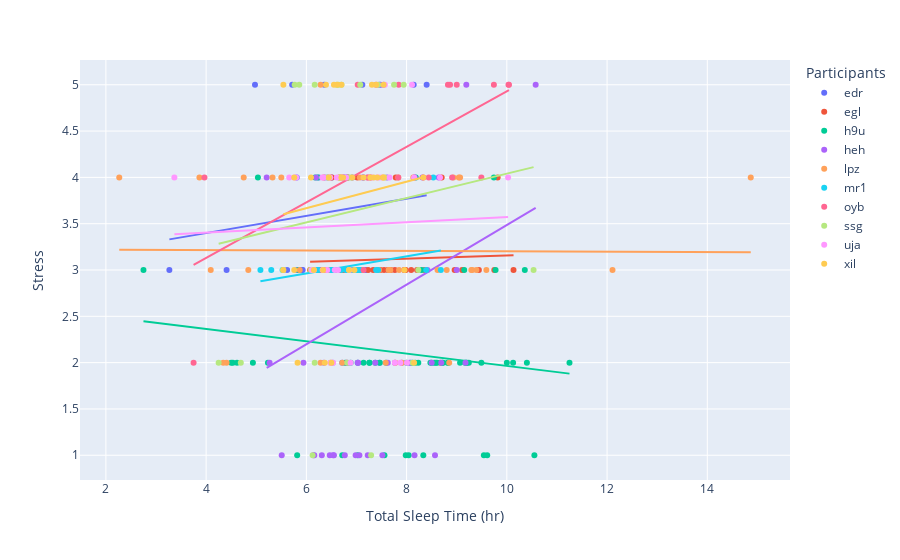

Notebook source saved alongside this figure:
### Code cell
# plot Stress agaisnt TST for each participant
fig = px.scatter(slpsteps, x="TST", y="stress", color="pid", trendline="ols", #points="all",
                labels={
                    "stress": "Stress",
                    "TST": "Total Sleep Time (hr)",
                    "pid": "Participants"
                })
fig.show()

### Figure 1 — Plotly figure (JSON) as saved in the notebook; plotly's stock layout.template omitted (floating-point values rounded to 4 significant figures)
{"data": [{"hovertemplate": "Participants=edr<br>Total Sleep Time (hr)=%{x}<br>Stress=%{y}<extra></extra>", "legendgroup": "edr", "marker": {"color": "#636efa", "symbol": "circle"}, "mode": "markers", "name": "edr", "orientation": "v", "showlegend": true, "type": "scatter", "x": [7.633, 7.475, 6.917, 6.25, 6.683, 7.458, 8.4, 4.975, 6.492, 5.617, 6.717, 8.142, 6.508, 5.808, 5.925, 6.542, 5.717, 5.817, 3.267, 7.117, 6.358, 6.817, 7.142, 5.917, 7.183, 4.408, 8.083], "xaxis": "x", "y": [3, 5, 4, 4, 3, 2, 5, 5, 3, 3, 2, 5, 4, 4, 3, 3, 5, 3, 3, 5, 5, 4, 4, 3, 3, 3, 2], "yaxis": "y"}, {"hovertemplate": "<b>OLS trendline</b><br>stress = 0.0926438 * TST + 3.0279<br>R<sup>2</sup>=0.011041<br><br>Participants=edr<br>Total Sleep Time (hr)=%{x}<br>Stress=%{y} <b>(trend)</b><extra></extra>", "legendgroup": "edr", "marker": {"color": "#636efa", "symbol": "circle"}, "mode": "lines", "name": "edr", "showlegend": false, "type": "scatter", "x": [3.267, 4.408, 4.975, 5.617, 5.717, 5.808, 5.817, 5.917, 5.925, 6.25, 6.358, 6.492, 6.508, 6.542, 6.683, 6.717, 6.817, 6.917, 7.117, 7.142, 7.183, 7.458, 7.475, 7.633, 8.083, 8.142, 8.4], "xaxis": "x", "y": [3.331, 3.436, 3.489, 3.548, 3.558, 3.566, 3.567, 3.576, 3.577, 3.607, 3.617, 3.629, 3.631, 3.634, 3.647, 3.65, 3.659, 3.669, 3.687, 3.69, 3.693, 3.719, 3.72, 3.735, 3.777, 3.782, 3.806], "yaxis": "y"}, {"hovertemplate": "Participants=egl<br>Total Sleep Time (hr)=%{x}<br>Stress=%{y}<extra></extra>", "legendgroup": "egl", "marker": {"color": "#EF553B", "symbol": "circle"}, "mode": "markers", "name": "egl", "orientation": "v", "showlegend": true, "type": "scatter", "x": [7.333, 6.567, 9.817, 6.833, 9.108, 7.783, 8.092, 7.45, 6.8, 7.958, 7.092, 10.13, 7.55, 7.475, 7.958, 6.35, 6.45, 6.717, 6.542, 6.692, 7.767, 6.708, 7.1, 8.358, 6.508, 7.683, 7.983, 8.958, 7.283, 8.208, 6.775, 6.258, 6.833, 9.442, 6.075, 9.75, 7.017, 6.3, 6.933, 7.633, 8.7, 6.508, 8.675, 7.233], "xaxis": "x", "y": [3, 3, 4, 4, 3, 4, 3, 3, 2, 3, 3, 3, 3, 3, 3, 3, 3, 3, 3, 3, 3, 3, 3, 3, 3, 3, 3, 3, 4, 3, 3, 3, 3, 3, 3, 3, 4, 3, 3, 3, 4, 4, 2, 3], "yaxis": "y"}, {"hovertemplate": "<b>OLS trendline</b><br>stress = 0.0171683 * TST + 2.98433<br>R<sup>2</sup>=0.001646<br><br>Participants=egl<br>Total Sleep Time (hr)=%{x}<br>Stress=%{y} <b>(trend)</b><extra></extra>", "legendgroup": "egl", "marker": {"color": "#EF553B", "symbol": "circle"}, "mode": "lines", "name": "egl", "showlegend": false, "type": "scatter", "x": [6.075, 6.258, 6.3, 6.35, 6.45, 6.508, 6.508, 6.542, 6.567, 6.692, 6.708, 6.717, 6.775, 6.8, 6.833, 6.833, 6.933, 7.017, 7.092, 7.1, 7.233, 7.283, 7.333, 7.45, 7.475, 7.55, 7.633, 7.683, 7.767, 7.783, 7.958, 7.958, 7.983, 8.092, 8.208, 8.358, 8.675, 8.7, 8.958, 9.108, 9.442, 9.75, 9.817, 10.13], "xaxis": "x", "y": [3.089, 3.092, 3.092, 3.093, 3.095, 3.096, 3.096, 3.097, 3.097, 3.099, 3.1, 3.1, 3.101, 3.101, 3.102, 3.102, 3.103, 3.105, 3.106, 3.106, 3.109, 3.109, 3.11, 3.112, 3.113, 3.114, 3.115, 3.116, 3.118, 3.118, 3.121, 3.121, 3.121, 3.123, 3.125, 3.128, 3.133, 3.134, 3.138, 3.141, 3.146, 3.152, 3.153, 3.158], "yaxis": "y"}, {"hovertemplate": "Participants=h9u<br>Total Sleep Time (hr)=%{x}<br>Stress=%{y}<extra></extra>", "legendgroup": "h9u", "marker": {"color": "#00cc96", "symbol": "circle"}, "mode": "markers", "name": "h9u", "orientation": "v", "showlegend": true, "type": "scatter", "x": [10.55, 9.608, 5.817, 6.717, 8.333, 9.542, 11.25, 7.983, 9.2, 6.775, 8.042, 4.533, 9.167, 8.3, 6.225, 5.033, 10.12, 8.183, 9.742, 10.36, 2.75, 4.933, 5.85, 7.467, 10, 7.592, 7.558, 9.192, 9.492, 8.583, 8, 10.4, 9.242, 7.025, 8.175, 8.817, 9.067, 8.475, 8.725, 7.142, 7.025, 8.717, 8.608, 9.15, 9.775, 8.117, 4.5, 8.233, 8.55, 7.375, 6.175, 5.233, 8.5, 7.258, 4.617, 7.258, 8.833, 6.883], "xaxis": "x", "y": [1, 1, 1, 1, 1, 1, 2, 1, 2, 2, 1, 2, 2, 3, 4, 4, 2, 4, 4, 3, 3, 2, 3, 2, 2, 2, 1, 2, 2, 2, 2, 2, 2, 2, 2, 2, 2, 2, 2, 2, 1, 2, 2, 3, 3, 2, 2, 2, 2, 2, 4, 2, 2, 2, 2, 2, 2, 2], "yaxis": "y"}, {"hovertemplate": "<b>OLS trendline</b><br>stress = -0.0665109 * TST + 2.62954<br>R<sup>2</sup>=0.022060<br><br>Participants=h9u<br>Total Sleep Time (hr)=%{x}<br>Stress=%{y} <b>(trend)</b><extra></extra>", "legendgroup": "h9u", "marker": {"color": "#00cc96", "symbol": "circle"}, "mode": "lines", "name": "h9u", "showlegend": false, "type": "scatter", "x": [2.75, 4.5, 4.533, 4.617, 4.933, 5.033, 5.233, 5.817, 5.85, 6.175, 6.225, 6.717, 6.775, 6.883, 7.025, 7.025, 7.142, 7.258, 7.258, 7.375, 7.467, 7.558, 7.592, 7.983, 8, 8.042, 8.117, 8.175, 8.183, 8.233, 8.3, 8.333, 8.475, 8.5, 8.55, 8.583, 8.608, 8.717, 8.725, 8.817, 8.833, 9.067, 9.15, 9.167, 9.192, 9.2, 9.242, 9.492, 9.542, 9.608, 9.742, 9.775, 10, 10.12, 10.36, 10.4, 10.55, 11.25], "xaxis": "x", "y": [2.447, 2.33, 2.328, 2.322, 2.301, 2.295, 2.281, 2.243, 2.24, 2.219, 2.216, 2.183, 2.179, 2.172, 2.162, 2.162, 2.155, 2.147, 2.147, 2.139, 2.133, 2.127, 2.125, 2.099, 2.097, 2.095, 2.09, 2.086, 2.085, 2.082, 2.078, 2.075, 2.066, 2.064, 2.061, 2.059, 2.057, 2.05, 2.049, 2.043, 2.042, 2.027, 2.021, 2.02, 2.018, 2.018, 2.015, 1.998, 1.995, 1.99, 1.982, 1.979, 1.964, 1.956, 1.941, 1.938, 1.928, 1.881], "yaxis": "y"}, {"hovertemplate": "Participants=heh<br>Total Sleep Time (hr)=%{x}<br>Stress=%{y}<extra></extra>", "legendgroup": "heh", "marker": {"color": "#ab63fa", "symbol": "circle"}, "mode": "markers", "name": "heh", "orientation": "v", "showlegend": true, "type": "scatter", "x": [6.525, 8.417, 7.625, 6.767, 7.058, 8.158, 6.55, 9.175, 6.158, 5.267, 8.5, 6.792, 7.9, 6.192, 6.742, 7.767, 7.375, 6.533, 8.567, 7.225, 6.308, 7.458, 6.425, 10.57, 7.017, 7.025, 6.983, 7.033, 7.517, 7.608, 6.817, 7.542, 6.875, 6.467, 6.75, 6.717, 8.317, 8.058, 6.983, 6.517, 9, 6.35, 7.125, 8.642, 9.192, 8.692, 6.367, 5.942, 5.208, 6.142, 8.158, 5.508, 8.158], "xaxis": "x", "y": [2, 3, 2, 1, 1, 4, 1, 2, 1, 2, 2, 4, 2, 4, 4, 2, 2, 1, 1, 1, 1, 5, 4, 5, 3, 2, 3, 2, 1, 4, 2, 5, 3, 1, 4, 4, 4, 2, 1, 3, 3, 2, 4, 4, 5, 2, 4, 2, 4, 1, 1, 1, 4], "yaxis": "y"}, {"hovertemplate": "<b>OLS trendline</b><br>stress = 0.321775 * TST + 0.267765<br>R<sup>2</sup>=0.066851<br><br>Participants=heh<br>Total Sleep Time (hr)=%{x}<br>Stress=%{y} <b>(trend)</b><extra></extra>", "legendgroup": "heh", "marker": {"color": "#ab63fa", "symbol": "circle"}, "mode": "lines", "name": "heh", "showlegend": false, "type": "scatter", "x": [5.208, 5.267, 5.508, 5.942, 6.142, 6.158, 6.192, 6.308, 6.35, 6.367, 6.425, 6.467, 6.517, 6.525, 6.533, 6.55, 6.717, 6.742, 6.75, 6.767, 6.792, 6.817, 6.875, 6.983, 6.983, 7.017, 7.025, 7.033, 7.058, 7.125, 7.225, 7.375, 7.458, 7.517, 7.542, 7.608, 7.625, 7.767, 7.9, 8.058, 8.158, 8.158, 8.158, 8.317, 8.417, 8.5, 8.567, 8.642, 8.692, 9, 9.175, 9.192, 10.57], "xaxis": "x", "y": [1.944, 1.962, 2.04, 2.18, 2.244, 2.249, 2.26, 2.298, 2.311, 2.316, 2.335, 2.349, 2.365, 2.367, 2.37, 2.375, 2.429, 2.437, 2.44, 2.445, 2.453, 2.461, 2.48, 2.515, 2.515, 2.526, 2.528, 2.531, 2.539, 2.56, 2.593, 2.641, 2.668, 2.686, 2.694, 2.716, 2.721, 2.767, 2.81, 2.861, 2.893, 2.893, 2.893, 2.944, 2.976, 3.003, 3.024, 3.048, 3.065, 3.164, 3.22, 3.225, 3.671], "yaxis": "y"}, {"hovertemplate": "Participants=lpz<br>Total Sleep Time (hr)=%{x}<br>Stress=%{y}<extra></extra>", "legendgroup": "lpz", "marker": {"color": "#FFA15A", "symbol": "circle"}, "mode": "markers", "name": "lpz", "orientation": "v", "showlegend": true, "type": "scatter", "x": [9.042, 9.592, 4.842, 6.692, 7.642, 8.933, 8.8, 7.833, 9.308, 5.325, 6.475, 6.65, 6.092, 5.867, 7.675, 8.133, 6.967, 7.1, 6.467, 8.85, 14.87, 6.283, 6.342, 9.292, 4.75, 9.392, 4.408, 6.483, 6.667, 5.5, 6.392, 12.11, 7.908, 9.067, 2.267, 7.067, 7.45, 6.283, 4.342, 7.85, 6.717, 7.017, 8.617, 3.867, 7.583, 7.775, 7.65, 4.092], "xaxis": "x", "y": [4, 3, 3, 4, 3, 4, 3, 4, 3, 4, 4, 4, 3, 3, 3, 4, 3, 3, 3, 2, 4, 5, 4, 3, 4, 3, 2, 2, 4, 4, 3, 3, 2, 4, 4, 4, 3, 2, 2, 3, 2, 3, 3, 4, 2, 2, 3, 3], "yaxis": "y"}, {"hovertemplate": "<b>OLS trendline</b><br>stress = -0.00217277 * TST + 3.22401<br>R<sup>2</sup>=0.000036<br><br>Participants=lpz<br>Total Sleep Time (hr)=%{x}<br>Stress=%{y} <b>(trend)</b><extra></extra>", "legendgroup": "lpz", "marker": {"color": "#FFA15A", "symbol": "circle"}, "mode": "lines", "name": "lpz", "showlegend": false, "type": "scatter", "x": [2.267, 3.867, 4.092, 4.342, 4.408, 4.75, 4.842, 5.325, 5.5, 5.867, 6.092, 6.283, 6.283, 6.342, 6.392, 6.467, 6.475, 6.483, 6.65, 6.667, 6.692, 6.717, 6.967, 7.017, 7.067, 7.1, 7.45, 7.583, 7.642, 7.65, 7.675, 7.775, 7.833, 7.85, 7.908, 8.133, 8.617, 8.8, 8.85, 8.933, 9.042, 9.067, 9.292, 9.308, 9.392, 9.592, 12.11, 14.87], "xaxis": "x", "y": [3.219, 3.216, 3.215, 3.215, 3.214, 3.214, 3.213, 3.212, 3.212, 3.211, 3.211, 3.21, 3.21, 3.21, 3.21, 3.21, 3.21, 3.21, 3.21, 3.21, 3.209, 3.209, 3.209, 3.209, 3.209, 3.209, 3.208, 3.208, 3.207, 3.207, 3.207, 3.207, 3.207, 3.207, 3.207, 3.206, 3.205, 3.205, 3.205, 3.205, 3.204, 3.204, 3.204, 3.204, 3.204, 3.203, 3.198, 3.192], "yaxis": "y"}, {"hovertemplate": "Participants=mr1<br>Total Sleep Time (hr)=%{x}<br>Stress=%{y}<extra></extra>", "legendgroup": "mr1", "marker": {"color": "#19d3f3", "symbol": "circle"}, "mode": "markers", "name": "mr1", "orientation": "v", "showlegend": true, "type": "scatter", "x": [7.392, 8.533, 7.05, 6.5, 5.3, 6.117, 7.058, 6.7, 7.067, 6.242, 5.083, 5.525, 7.433, 6.5, 6.992, 7.042, 6.225, 6.558, 6.808, 6.533, 6.833, 6.167, 7.008, 6.933, 6.792, 8.683, 8.392, 6.842], "xaxis": "x", "y": [3, 4, 3, 3, 3, 3, 3, 3, 3, 3, 3, 3, 3, 3, 3, 3, 3, 3, 3, 3, 3, 3, 3, 3, 3, 3, 3, 3], "yaxis": "y"}, {"hovertemplate": "<b>OLS trendline</b><br>stress = 0.0921383 * TST + 2.40948<br>R<sup>2</sup>=0.165934<br><br>Participants=mr1<br>Total Sleep Time (hr)=%{x}<br>Stress=%{y} <b>(trend)</b><extra></extra>", "legendgroup": "mr1", "marker": {"color": "#19d3f3", "symbol": "circle"}, "mode": "lines", "name": "mr1", "showlegend": false, "type": "scatter", "x": [5.083, 5.3, 5.525, 6.117, 6.167, 6.225, 6.242, 6.5, 6.5, 6.533, 6.558, 6.7, 6.792, 6.808, 6.833, 6.842, 6.933, 6.992, 7.008, 7.042, 7.05, 7.058, 7.067, 7.392, 7.433, 8.392, 8.533, 8.683], "xaxis": "x", "y": [2.878, 2.898, 2.919, 2.973, 2.978, 2.983, 2.985, 3.008, 3.008, 3.011, 3.014, 3.027, 3.035, 3.037, 3.039, 3.04, 3.048, 3.054, 3.055, 3.058, 3.059, 3.06, 3.061, 3.091, 3.094, 3.183, 3.196, 3.21], "yaxis": "y"}, {"hovertemplate": "Participants=oyb<br>Total Sleep Time (hr)=%{x}<br>Stress=%{y}<extra></extra>", "legendgroup": "oyb", "marker": {"color": "#FF6692", "symbol": "circle"}, "mode": "markers", "name": "oyb", "orientation": "v", "showlegend": true, "type": "scatter", "x": [7.392, 7.842, 8.908, 8.333, 9.492, 9, 7.142, 10.03, 7.833, 8.867, 7.025, 8.825, 9.742, 10.04, 3.967, 7.233, 8.442, 7.217, 3.75], "xaxis": "x", "y": [5, 5, 4, 4, 4, 5, 3, 5, 4, 5, 5, 5, 5, 5, 4, 4, 4, 4, 2], "yaxis": "y"}, {"hovertemplate": "<b>OLS trendline</b><br>stress = 0.299961 * TST + 1.93057<br>R<sup>2</sup>=0.406741<br><br>Participants=oyb<br>Total Sleep Time (hr)=%{x}<br>Stress=%{y} <b>(trend)</b><extra></extra>", "legendgroup": "oyb", "marker": {"color": "#FF6692", "symbol": "circle"}, "mode": "lines", "name": "oyb", "showlegend": false, "type": "scatter", "x": [3.75, 3.967, 7.025, 7.142, 7.217, 7.233, 7.392, 7.833, 7.842, 8.333, 8.442, 8.825, 8.867, 8.908, 9, 9.492, 9.742, 10.03, 10.04], "xaxis": "x", "y": [3.055, 3.12, 4.038, 4.073, 4.095, 4.1, 4.148, 4.28, 4.283, 4.43, 4.463, 4.578, 4.59, 4.603, 4.63, 4.778, 4.853, 4.94, 4.943], "yaxis": "y"}, {"hovertemplate": "Participants=ssg<br>Total Sleep Time (hr)=%{x}<br>Stress=%{y}<extra></extra>", "legendgroup": "ssg", "marker": {"color": "#B6E880", "symbol": "circle"}, "mode": "markers", "name": "ssg", "orientation": "v", "showlegend": true, "type": "scatter", "x": [6.092, 10.53, 6.425, 4.692, 6.125, 6.658, 6.642, 5.767, 7.567, 4.25, 7.292, 6.892, 8.233, 5.858, 6.833, 6.608, 7.942, 6.167, 6.817, 6.167, 7.75, 7.075, 7.433, 6.7, 5.533, 8.117], "xaxis": "x", "y": [3, 3, 4, 2, 1, 4, 5, 5, 4, 2, 1, 4, 3, 5, 4, 5, 5, 2, 2, 5, 5, 5, 5, 5, 3, 2], "yaxis": "y"}, {"hovertemplate": "<b>OLS trendline</b><br>stress = 0.131804 * TST + 2.72233<br>R<sup>2</sup>=0.013612<br><br>Participants=ssg<br>Total Sleep Time (hr)=%{x}<br>Stress=%{y} <b>(trend)</b><extra></extra>", "legendgroup": "ssg", "marker": {"color": "#B6E880", "symbol": "circle"}, "mode": "lines", "name": "ssg", "showlegend": false, "type": "scatter", "x": [4.25, 4.692, 5.533, 5.767, 5.858, 6.092, 6.125, 6.167, 6.167, 6.425, 6.608, 6.642, 6.658, 6.7, 6.817, 6.833, 6.892, 7.075, 7.292, 7.433, 7.567, 7.75, 7.942, 8.117, 8.233, 10.53], "xaxis": "x", "y": [3.282, 3.341, 3.452, 3.482, 3.494, 3.525, 3.53, 3.535, 3.535, 3.569, 3.593, 3.598, 3.6, 3.605, 3.621, 3.623, 3.631, 3.655, 3.683, 3.702, 3.72, 3.744, 3.769, 3.792, 3.808, 4.111], "yaxis": "y"}, {"hovertemplate": "Participants=uja<br>Total Sleep Time (hr)=%{x}<br>Stress=%{y}<extra></extra>", "legendgroup": "uja", "marker": {"color": "#FF97FF", "symbol": "circle"}, "mode": "markers", "name": "uja", "orientation": "v", "showlegend": true, "type": "scatter", "x": [6.533, 7.308, 8.667, 7.408, 6.717, 6.317, 6.475, 7.875, 7.658, 8.15, 5.658, 5.8, 6.325, 6.483, 6.633, 10.03, 5.758, 6.342, 6.108, 6.883, 6.15, 7.458, 7.567, 6.858, 6.567, 7.517, 6.792, 3.367, 8.108, 7.767, 8.008, 6.417, 6.608], "xaxis": "x", "y": [2, 4, 4, 4, 4, 4, 4, 2, 4, 4, 4, 4, 3, 2, 3, 4, 4, 4, 3, 2, 3, 4, 5, 3, 3, 4, 4, 4, 5, 2, 2, 3, 4], "yaxis": "y"}, {"hovertemplate": "<b>OLS trendline</b><br>stress = 0.0277563 * TST + 3.29282<br>R<sup>2</sup>=0.001294<br><br>Participants=uja<br>Total Sleep Time (hr)=%{x}<br>Stress=%{y} <b>(trend)</b><extra></extra>", "legendgroup": "uja", "marker": {"color": "#FF97FF", "symbol": "circle"}, "mode": "lines", "name": "uja", "showlegend": false, "type": "scatter", "x": [3.367, 5.658, 5.758, 5.8, 6.108, 6.15, 6.317, 6.325, 6.342, 6.417, 6.475, 6.483, 6.533, 6.567, 6.608, 6.633, 6.717, 6.792, 6.858, 6.883, 7.308, 7.408, 7.458, 7.517, 7.567, 7.658, 7.767, 7.875, 8.008, 8.108, 8.15, 8.667, 10.03], "xaxis": "x", "y": [3.386, 3.45, 3.453, 3.454, 3.462, 3.464, 3.468, 3.468, 3.469, 3.471, 3.473, 3.473, 3.474, 3.475, 3.476, 3.477, 3.479, 3.481, 3.483, 3.484, 3.496, 3.498, 3.5, 3.501, 3.503, 3.505, 3.508, 3.511, 3.515, 3.518, 3.519, 3.533, 3.571], "yaxis": "y"}, {"hovertemplate": "Participants=xil<br>Total Sleep Time (hr)=%{x}<br>Stress=%{y}<extra></extra>", "legendgroup": "xil", "marker": {"color": "#FECB52", "symbol": "circle"}, "mode": "markers", "name": "xil", "orientation": "v", "showlegend": true, "type": "scatter", "x": [7.142, 7.958, 5.825, 6.733, 6.5, 6.917, 6.958, 6.092, 7.542, 5.758, 7.525, 6.617, 6.55, 6.15, 7.342, 7.417, 8.15, 5.542, 7.308, 6.392, 8.333, 6.85, 6.367, 6.45, 6.7, 7.542, 6.7, 6.333, 7.275, 7.392, 5.542, 5.758], "xaxis": "x", "y": [4, 3, 2, 4, 2, 4, 3, 4, 5, 3, 4, 5, 5, 3, 4, 4, 2, 3, 5, 5, 4, 3, 2, 4, 4, 4, 5, 3, 4, 5, 5, 4], "yaxis": "y"}, {"hovertemplate": "<b>OLS trendline</b><br>stress = 0.143058 * TST + 2.80819<br>R<sup>2</sup>=0.011753<br><br>Participants=xil<br>Total Sleep Time (hr)=%{x}<br>Stress=%{y} <b>(trend)</b><extra></extra>", "legendgroup": "xil", "marker": {"color": "#FECB52", "symbol": "circle"}, "mode": "lines", "name": "xil", "showlegend": false, "type": "scatter", "x": [5.542, 5.542, 5.758, 5.758, 5.825, 6.092, 6.15, 6.333, 6.367, 6.392, 6.45, 6.5, 6.55, 6.617, 6.7, 6.7, 6.733, 6.85, 6.917, 6.958, 7.142, 7.275, 7.308, 7.342, 7.392, 7.417, 7.525, 7.542, 7.542, 7.958, 8.15, 8.333], "xaxis": "x", "y": [3.601, 3.601, 3.632, 3.632, 3.642, 3.68, 3.688, 3.714, 3.719, 3.723, 3.731, 3.738, 3.745, 3.755, 3.767, 3.767, 3.771, 3.788, 3.798, 3.804, 3.83, 3.849, 3.854, 3.858, 3.866, 3.869, 3.885, 3.887, 3.887, 3.947, 3.974, 4.0], "yaxis": "y"}], "layout": {"legend": {"title": {"text": "Participants"}, "tracegroupgap": 0}, "margin": {"t": 60}, "xaxis": {"anchor": "y", "domain": [0, 1], "title": {"text": "Total Sleep Time (hr)"}}, "yaxis": {"anchor": "x", "domain": [0, 1], "title": {"text": "Stress"}}}}
